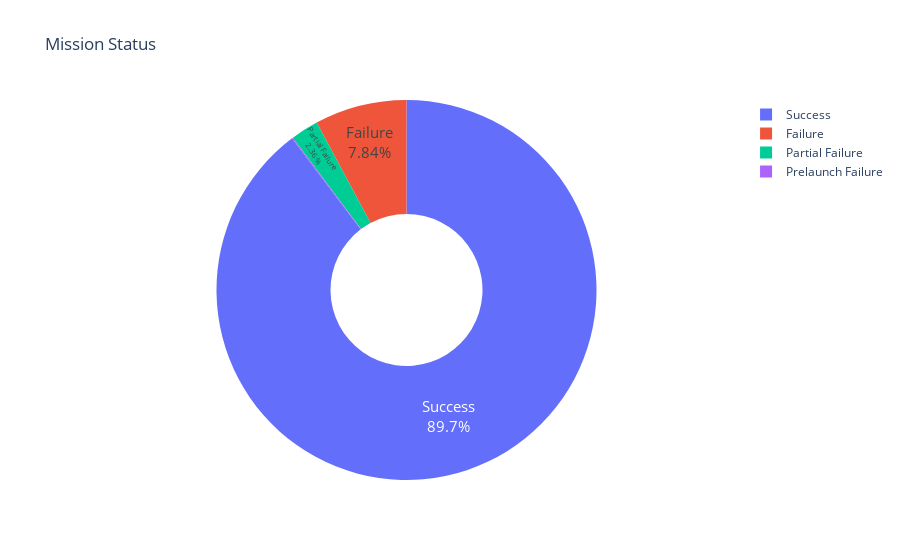

The notebook cell this image was saved under:
### Markdown cell above
Now let's know the status of the missions:
### Plotly Donut Chart: Mission Status Success and Failure

### Code cell
mission_status = df_data_clean.Mission_Status.value_counts()

fig = px.pie(labels=mission_status.index, values=mission_status.values,
             title='Mission Status',
             names=mission_status.index,
             hole=0.4
             )
fig.update_traces(textposition='inside', textfont_size=15, textinfo='percent+label')
fig.show()

### Figure 1 — Plotly figure (JSON) as saved in the notebook; plotly's stock layout.template omitted (floating-point values rounded to 4 significant figures)
{"data": [{"domain": {"x": [0, 1], "y": [0, 1]}, "hole": 0.4, "hovertemplate": "label=%{label}<br>value=%{value}<extra></extra>", "labels": ["Success", "Failure", "Partial Failure", "Prelaunch Failure"], "legendgroup": "", "name": "", "showlegend": true, "textfont": {"size": 15}, "textinfo": "percent+label", "textposition": "inside", "type": "pie", "values": [3879, 339, 102, 4]}], "layout": {"legend": {"tracegroupgap": 0}, "title": {"text": "Mission Status"}}}
